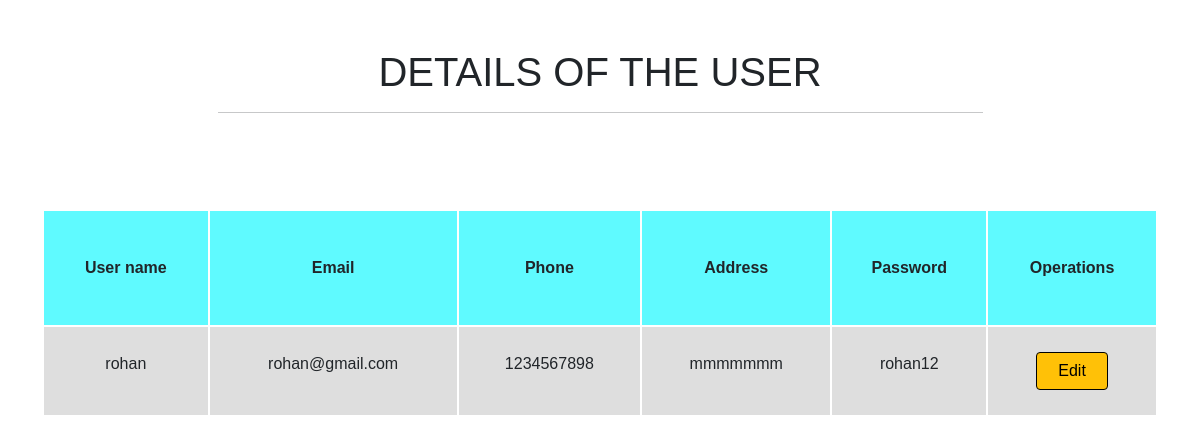
The app's page /userdashboard1.php?user_id=1 with its own data.
### tables this page shows
CREATE TABLE `user_register` (
  `user_id` int(100) NOT NULL,
  `user_name` varchar(30) NOT NULL,
  `password` varchar(30) NOT NULL,
  `email` varchar(30) NOT NULL,
  `phone` varchar(20) NOT NULL,
  `address` varchar(50) NOT NULL
);

### userdashboard1.php (the view, shortened to what this page needs)
<?php
include("connect.php");
?>
<!DOCTYPE html>
<html lang="en">
<head>
    <link href="https://cdn.jsdelivr.net/npm/bootstrap@5.0.2/dist/css/bootstrap.min.css" rel="stylesheet"
>
</head>
<body>
<?php
if(isset($_GET['user_id'])){
    $user_id = $_GET['user_id'];
    }
$select_query = "SELECT * FROM `user_register` WHERE user_id = '$user_id'";
$result_query = mysqli_query($conn,$select_query);
$num_rows = mysqli_num_rows($result_query);
while($row = mysqli_fetch_assoc($result_query)){
    $user_name = $row['user_name'];
    $password_ = $row['password'];
    $email_ = $row['email'];
    $phone_ = $row['phone'];
    $address_ = $row['address'];
}
if($num_rows != 0)
{
    ?>
    <section class="section">
        <div class="container">
            <div class="content">
            <h1 class="text-center m-5">DETAILS OF THE USER <hr class="w-75 mx-auto"></h1>
             <div class="sub-content py-5">
                <table class="table border text-center">
                    <thead>
                    <tr>
                        <th>User name</th>
                        <th>Email</th>
                        <th>Phone</th>
                        <th>Address</th>
                        <th>Password</th>
                        <th>Operations</th>
                    </tr>
                    </thead>
                    <?php
                    echo "<tbody>
                                <tr>
                                <td>".$user_name."</td>
                                <td>".$email_."</td>
                                <td>".$phone_."</td>
                                <td>".$address_."</td>
                                <td>".$password_."</td>
                                ";
                                echo "<td><a href='user_update.php?user_id=$user_id'><button type='button' class='btn btn-warning w-50' style='border: 0.1px solid black;
                                box-shadow: none;'>Edit</button></a></td>
                                </tr>";
                            echo"</tbody>";
}
else
{
    echo "No data found";
}
                    ?>
                </table>
             </div>
            </div>
        </div>
    </section>
</body>
</html>

### userdashboard1.php (style rules this page uses)
* { margin: 0; padding: 0; box-sizing: border-box; font-family: 'Poppins', sans-serif; }
table th,td { border: 2px solid white; border-collapse: collapse; padding: 20px 10px; }
.content th { padding: 45px 10px; background-color: rgb(95, 250, 255); }
.content td { padding: 25px 12px; background-color: rgb(222, 222, 222); }

### records on screen
user_register: user_name "rohan", email "rohan@gmail.com", phone "1234567898", address "mmmmmmm", password "rohan12"
